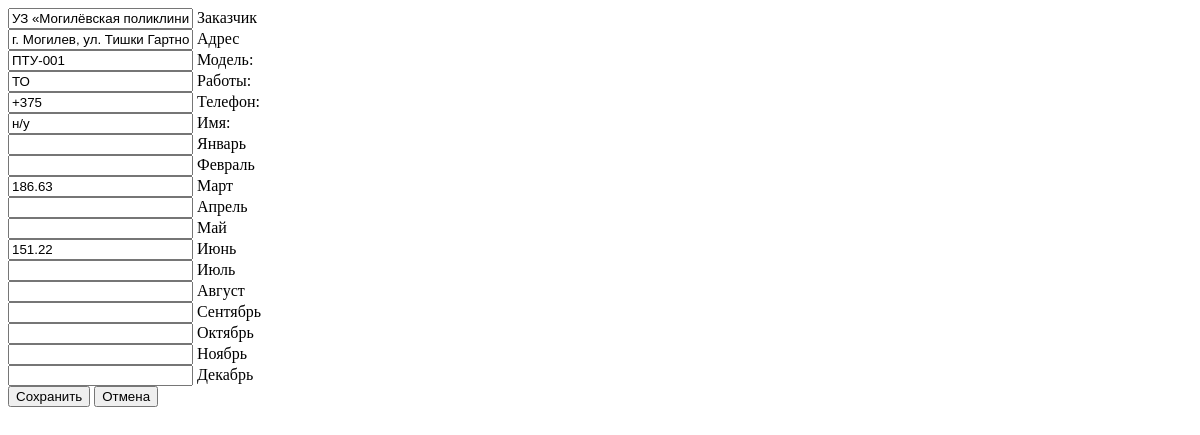
Page /object/edit/166/ on the earlier database version.
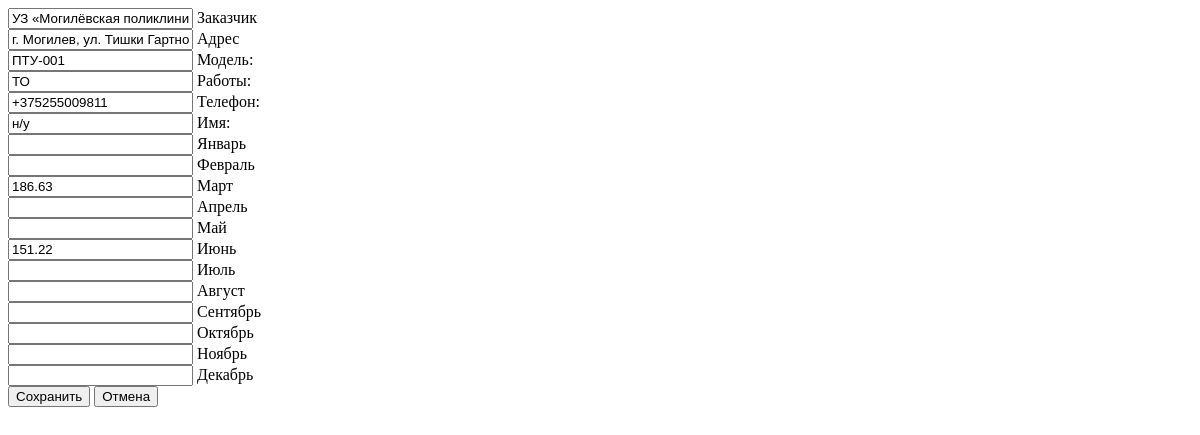
Same page on the later database version.
### LIFTEH/models.py (models this page shows)
class Object(models.Model):
    customer = models.CharField(max_length=255, default='')
    address = models.CharField(max_length=255, default='')
    model = models.CharField(max_length=255, default='')
    work = models.CharField(max_length=20, default='')
    phone = models.CharField(max_length=20, default='')
    name = models.CharField(max_length=255, default='')
    M1 = models.DecimalField(max_digits=12, decimal_places=2, null=True)
    M2 = models.DecimalField(max_digits=12, decimal_places=2, null=True)
    M3 = models.DecimalField(max_digits=12, decimal_places=2, null=True)
    M4 = models.DecimalField(max_digits=12, decimal_places=2, null=True)
    M5 = models.DecimalField(max_digits=12, decimal_places=2, null=True)
    M6 = models.DecimalField(max_digits=12, decimal_places=2, null=True)
    M7 = models.DecimalField(max_digits=12, decimal_places=2, null=True)
    M8 = models.DecimalField(max_digits=12, decimal_places=2, null=True)
    M9 = models.DecimalField(max_digits=12, decimal_places=2, null=True)
    M10 = models.DecimalField(max_digits=12, decimal_places=2, null=True)
    M11 = models.DecimalField(max_digits=12, decimal_places=2, null=True)
    M12 = models.DecimalField(max_digits=12, decimal_places=2, null=True)

### LIFTEH/views.py (the view, shortened to what this page needs)
# urls.py: path('object/edit/<int:pk>/', views.objects_edit, name='object_edit'),
def objects_edit(request, pk):
    servicing = get_object_or_404(Object, pk=pk)
    form = ObjectForm(instance=servicing)
    return render(request, 'object_edit.html', {'form': form, 'object': servicing})

### LIFTEH/templatetags/form_tags.py (called while the page is built)
@register.filter
def get_month_name(month):
    month = int(month)  # Преобразуем строку в число
    month_names = {
        1: "Январь", 2: "Февраль", 3: "Март", 4: "Апрель",
        5: "Май", 6: "Июнь", 7: "Июль", 8: "Август",
        9: "Сентябрь", 10: "Октябрь", 11: "Ноябрь", 12: "Декабрь"
    }
    return month_names.get(month, f"M{month}")

@register.filter
def split(value, arg=" "):
    return value.split(arg)

@register.filter
def get_field_value(form, field_name):
    return form[field_name].value() if field_name in form.fields else ""

@register.filter
def format_decimal(value):
    if value is None:
        return ""
    return str(value).replace(',', '.')  # Заменяем запятую на точку

### LIFTEH/templates/object_edit.html (shortened to what this page needs)
{% load form_tags %}
<form method="post" id="objectEditForm" action="{% url 'object_edit' pk=object.id %}">
        <div class="form-floating mb-2">
            <div class="form-floating">
                <input type="text" class="form-control" name="customer" value="{{ form.customer.value }}" id="id_customer" required>
                <label for="id_customer">Заказчик</label>
            </div>
        </div>
        <div class="form-floating mb-2">
            <div class="form-floating">
                <input type="text" class="form-control" name="address" value="{{ form.address.value }}" autocomplete="address" id="id_address" required>
                <label for="id_address">Адрес</label>
            </div>
        </div>
            <div class="row g-2">
        <div class="col-md-6">
      <div class="form-floating mb-2">
        <input type="text" class="form-control" name="model" value="{{ form.model.value }}" maxlength="255" id="id_model" placeholder='' required>
        <label for="id_model" class="form-label">Модель:</label>
      </div>
    </div>
    <div class="col-md-6">
      <div class="form-floating mb-2">
        <input type="text" class="form-control" name="work" value="{{ form.work.value }}" maxlength="20" id="id_work" placeholder='' required>
        <label for="id_work" class="form-label">Работы:</label>
      </div>
    </div>
  </div>
      <div class="row g-2">
        <div class="col-md-6">
      <div class="form-floating mb-2">
        <input type="text" class="form-control" name="phone" value="{{ form.phone.value }}" maxlength="20" autocomplete="phone" id="id_phone" placeholder='' required>
        <label for="id_phone" class="form-label">Телефон:</label>
      </div>
    </div>
    <div class="col-md-6">
      <div class="form-floating mb-2">
        <input type="text" class="form-control" name="name" value="{{ form.name.value }}" maxlength="255" autocomplete="given-name" id="id_name" placeholder='' required>
        <label for="id_name" class="form-label">Имя:</label>
      </div>
      </div>
    </div>
<div class="row g-2 mb-2">
    {% for month in "1 2 3 4 5 6 7 8 9 10 11 12"|split %}
    <div class="col-md-2">
        <div class="form-floating">
            {% with field_name="M"|add:month %}
            <input type="number" class="form-control"
                   name="{{ field_name }}"
                   step="any"
                   {% comment %} value="{{ form|get_field_value:field_name|default_if_none:'' }}"  {% endcomment %}
                   value="{{ form|get_field_value:field_name|format_decimal|default_if_none:'' }}"
                   id="id_{{ field_name }}">
            <label for="id_{{ field_name }}" class="form-label">
                {{ month|get_month_name }}
            </label>
            {% endwith %}
        </div>
    </div>
    {% endfor %}
</div>
    <button type="submit" class="btn btn-success">Сохранить</button>
    <button type="button" class="btn btn-primary" data-bs-dismiss="modal">Отмена</button>
</form>

Differences in the rows shown:
changed Object "УЗ «Могилёвская поликлиника №3»": phone "+375" → "+375255009811"
